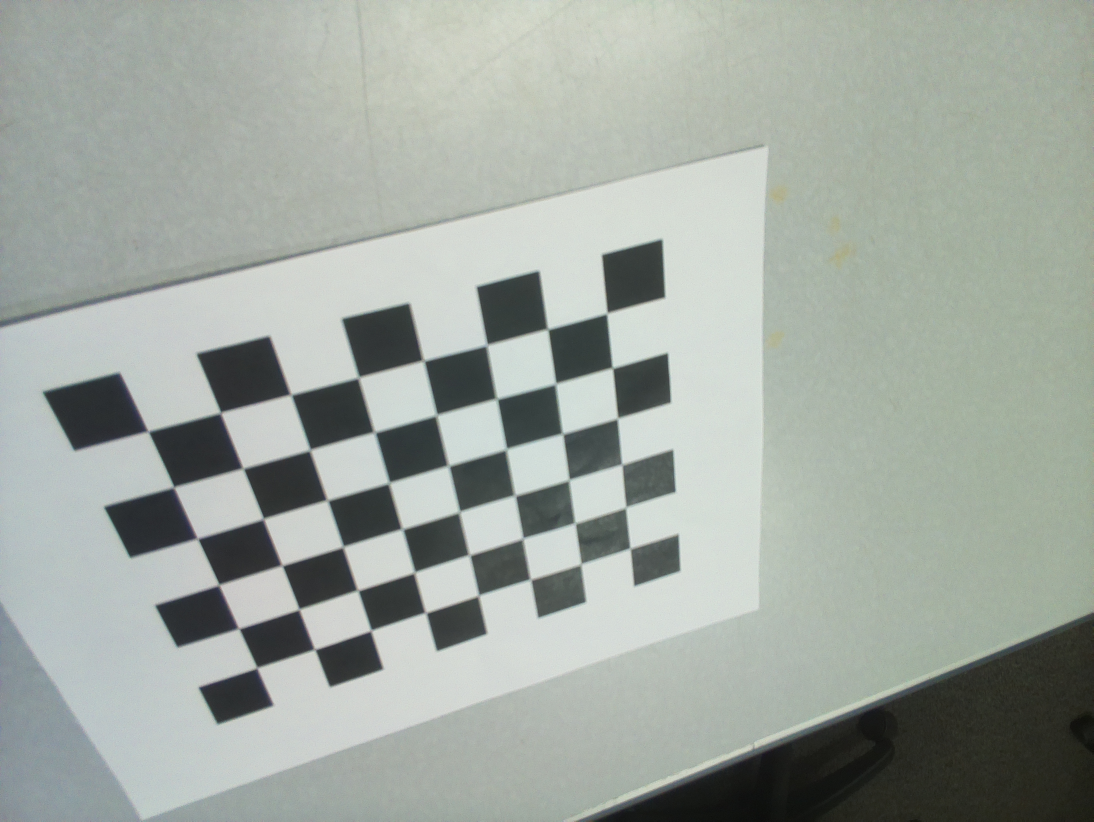
#> input picture Stereovision/images_vision/left/image-15-10-58-8.jpg, 3280 x 2464 px (shown at 1/3 size); its folder holds only this picture in this run
$ python image_gird.py
#> lines starting #> are read from the running program, lines starting #| are printed output that depends on the picture
from PIL import Image
import glob
import os

image_paths = glob.glob(r"C:/Users/aidan/Downloads/test flight/imgs/butt/left/*.jpg")+ glob.glob(r"C:/Users/aidan/Downloads/test flight/imgs/butt/right/*.jpg")
images = []

thumb_width = 120
thumb_height = 100
cols = 30 # 20 images per row


for path in image_paths:
    if os.path.exists(path):
        try:
            img = Image.open(path)
#> img is the input picture: PIL image 3280x2464 RGB; mean R, G, B 160, 167.5, 160.4
            img = img.resize((thumb_width, thumb_height), Image.Resampling.LANCZOS)
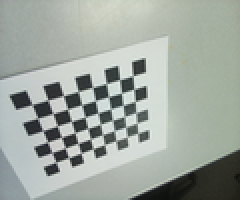
#> img: PIL image 120x100 RGB (shown 2 times larger); mean R, G, B 160, 167.5, 160.4
            images.append(img)
        except PermissionError:
            print(f"Permission denied: {path}")
        except Exception as e:
            print(f"Error opening {path}: {e}")
    else:
        print(f"File not found: {path}")

print(f"Loaded {len(images)} images out of {len(image_paths)} found.")
#| Loaded 1 images out of 1 found.

rows = (len(images) + cols - 1) // cols
#> rows = 1

collage = Image.new('RGB', (cols*thumb_width, rows*thumb_height), color=(255,255,255))
#> collage: PIL image 3600x100 RGB; every value is 255

for index, img in enumerate(images):
    x = (index % cols) * thumb_width
    y = (index // cols) * thumb_height
    collage.paste(img, (x, y))
#> this loop made 1 pass
#> (x, y) on pass 1: (0, 0)
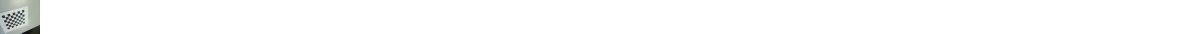
#> collage: PIL image 3600x100 RGB (shown at 1/3 size); mean R, G, B 251.8, 252.1, 251.8

if not images:
    raise ValueError("No valid images to create a collage!")

if cols*thumb_width == 0 or rows*thumb_height == 0:
    raise ValueError("Collage dimensions are zero! Check columns and thumbnail sizes.")


collage.save('collage.jpg')

$ run again, on Stereovision/images_vision/left/image-15-11-28-11.jpg
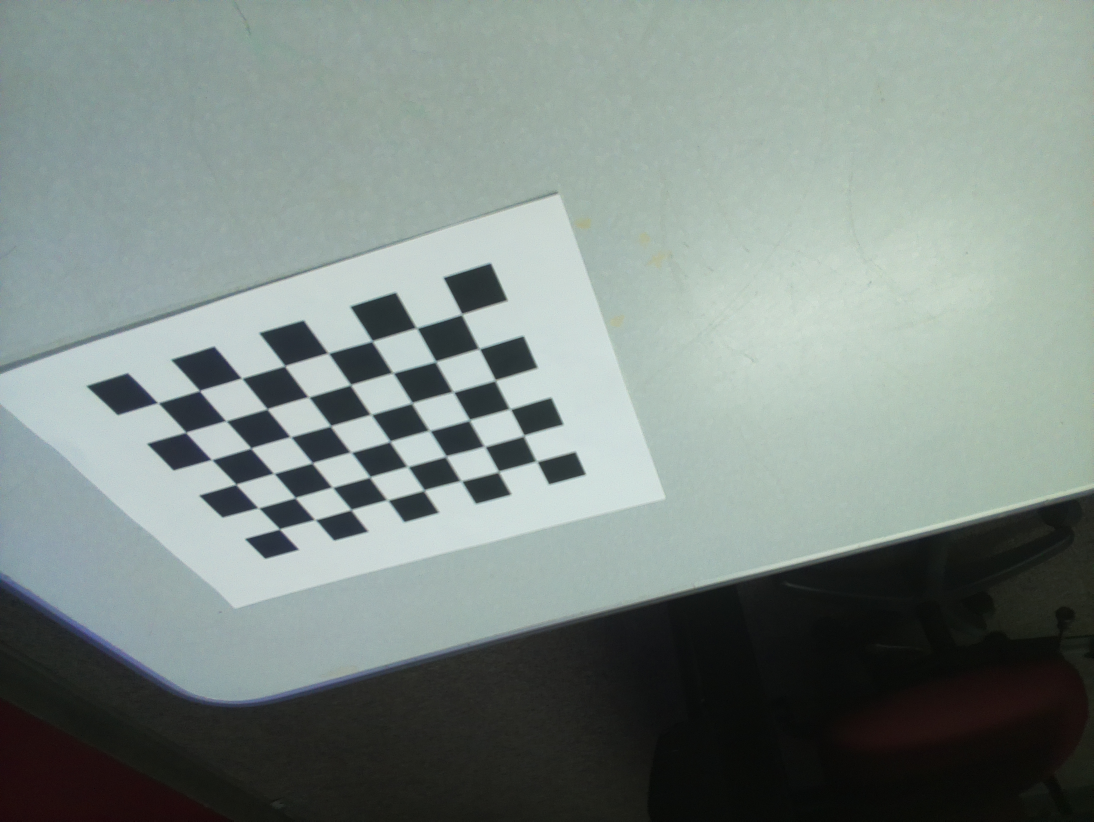
#> input picture Stereovision/images_vision/left/image-15-11-28-11.jpg, 3280 x 2464 px (shown at 1/3 size)
#> img is the input picture: PIL image 3280x2464 RGB; mean R, G, B 125.8, 137.3, 132.8
#> `img = img.resize((thumb_width, thumb_height), Image.Resampling.LANCZOS)`:
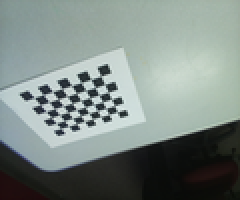
#> img: PIL image 120x100 RGB (shown 2 times larger); mean R, G, B 125.8, 137.3, 132.8
#| Loaded 1 images out of 1 found.
#> rows = 1
#> the loop `for index, img in enumerate(images):` made 1 pass
#> (x, y) on pass 1: (0, 0)
#> after the loop `for index, img in enumerate(images):`:
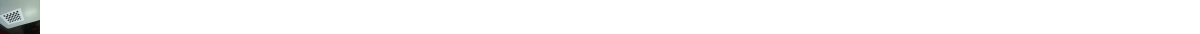
#> collage: PIL image 3600x100 RGB (shown at 1/3 size); mean R, G, B 250.7, 251.1, 250.9

$ run again, on Stereovision/images_vision/left/image-15-12-18-16.jpg
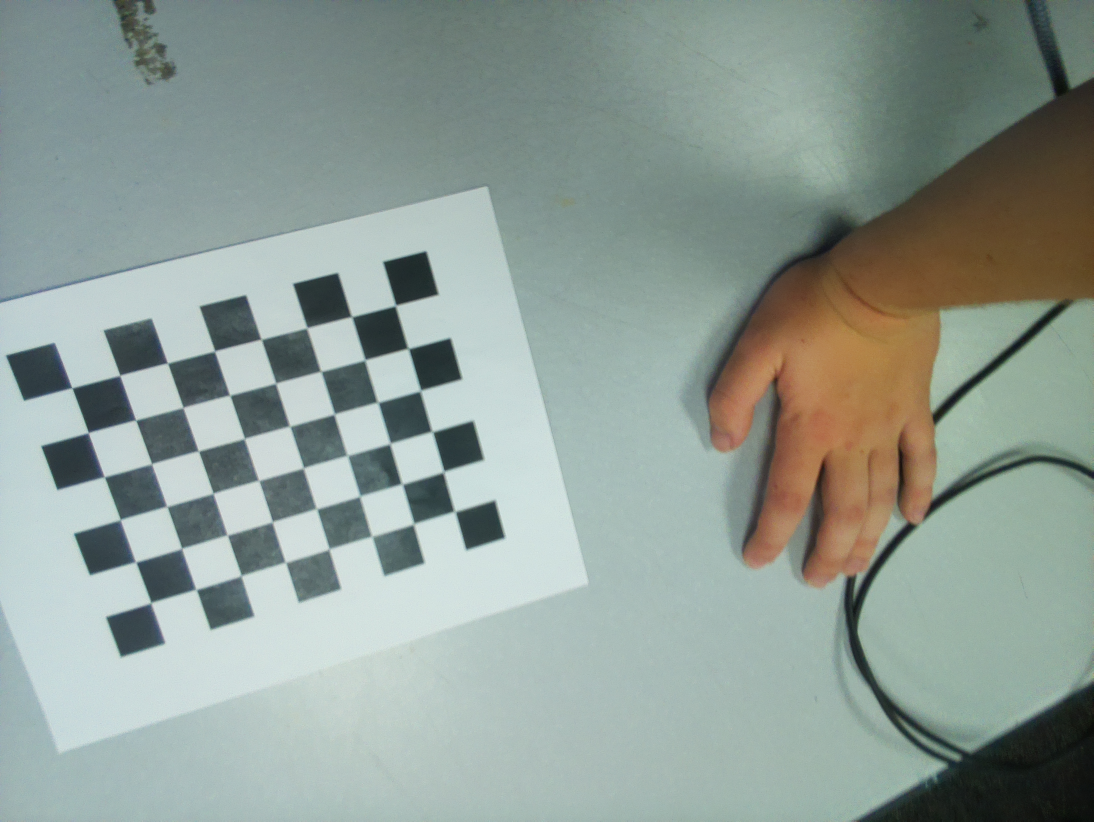
#> input picture Stereovision/images_vision/left/image-15-12-18-16.jpg, 3280 x 2464 px (shown at 1/3 size)
#> img is the input picture: PIL image 3280x2464 RGB; mean R, G, B 143.2, 156.3, 149.5
#> `img = img.resize((thumb_width, thumb_height), Image.Resampling.LANCZOS)`:
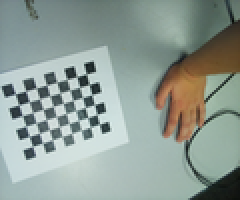
#> img: PIL image 120x100 RGB (shown 2 times larger); mean R, G, B 143.2, 156.3, 149.5
#| Loaded 1 images out of 1 found.
#> rows = 1
#> the loop `for index, img in enumerate(images):` made 1 pass
#> (x, y) on pass 1: (0, 0)
#> after the loop `for index, img in enumerate(images):`:
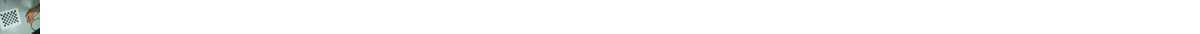
#> collage: PIL image 3600x100 RGB (shown at 1/3 size); mean R, G, B 251.3, 251.7, 251.5

$ run again, on Stereovision/images_vision/left/image-15-11-06-9.jpg
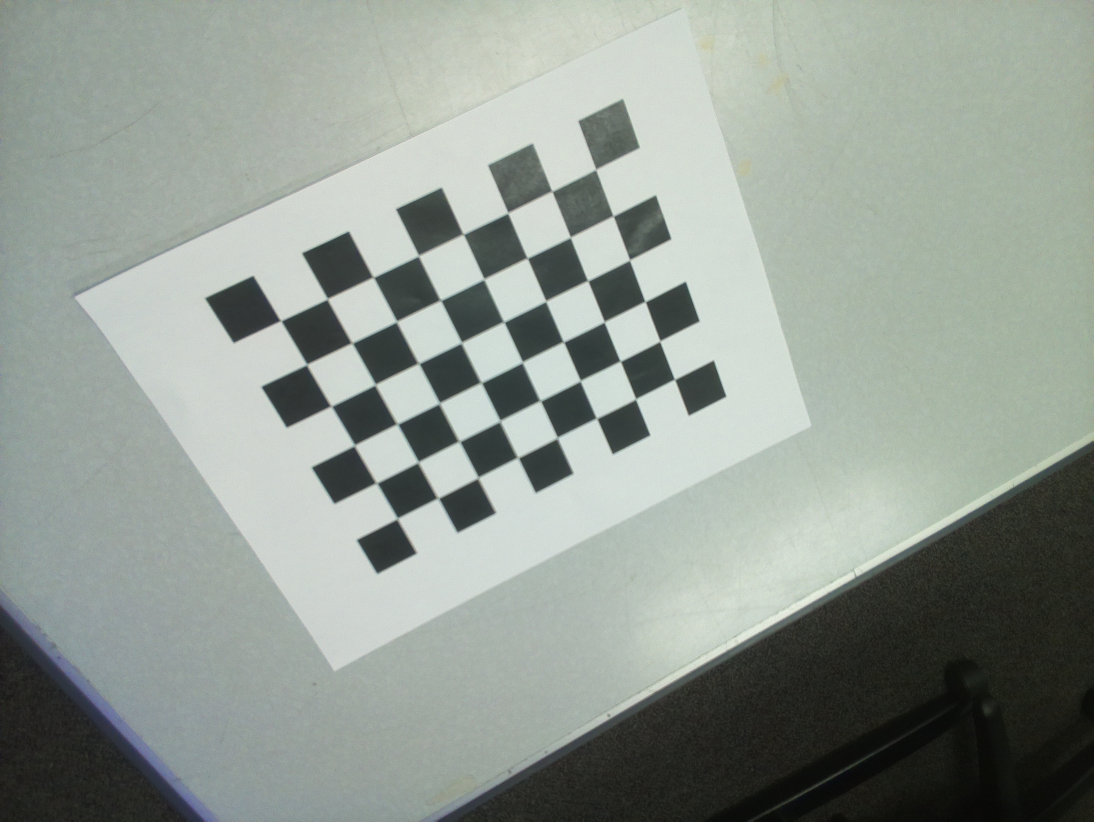
#> input picture Stereovision/images_vision/left/image-15-11-06-9.jpg, 3280 x 2464 px (shown at 1/3 size)
#> img is the input picture: PIL image 3280x2464 RGB; mean R, G, B 146.4, 154.9, 147.3
#> `img = img.resize((thumb_width, thumb_height), Image.Resampling.LANCZOS)`:
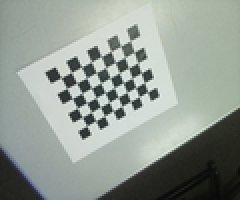
#> img: PIL image 120x100 RGB (shown 2 times larger); mean R, G, B 146.4, 155, 147.4
#| Loaded 1 images out of 1 found.
#> rows = 1
#> the loop `for index, img in enumerate(images):` made 1 pass
#> (x, y) on pass 1: (0, 0)
#> after the loop `for index, img in enumerate(images):`:
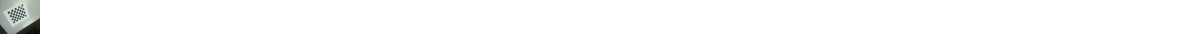
#> collage: PIL image 3600x100 RGB (shown at 1/3 size); mean R, G, B 251.4, 251.7, 251.4
